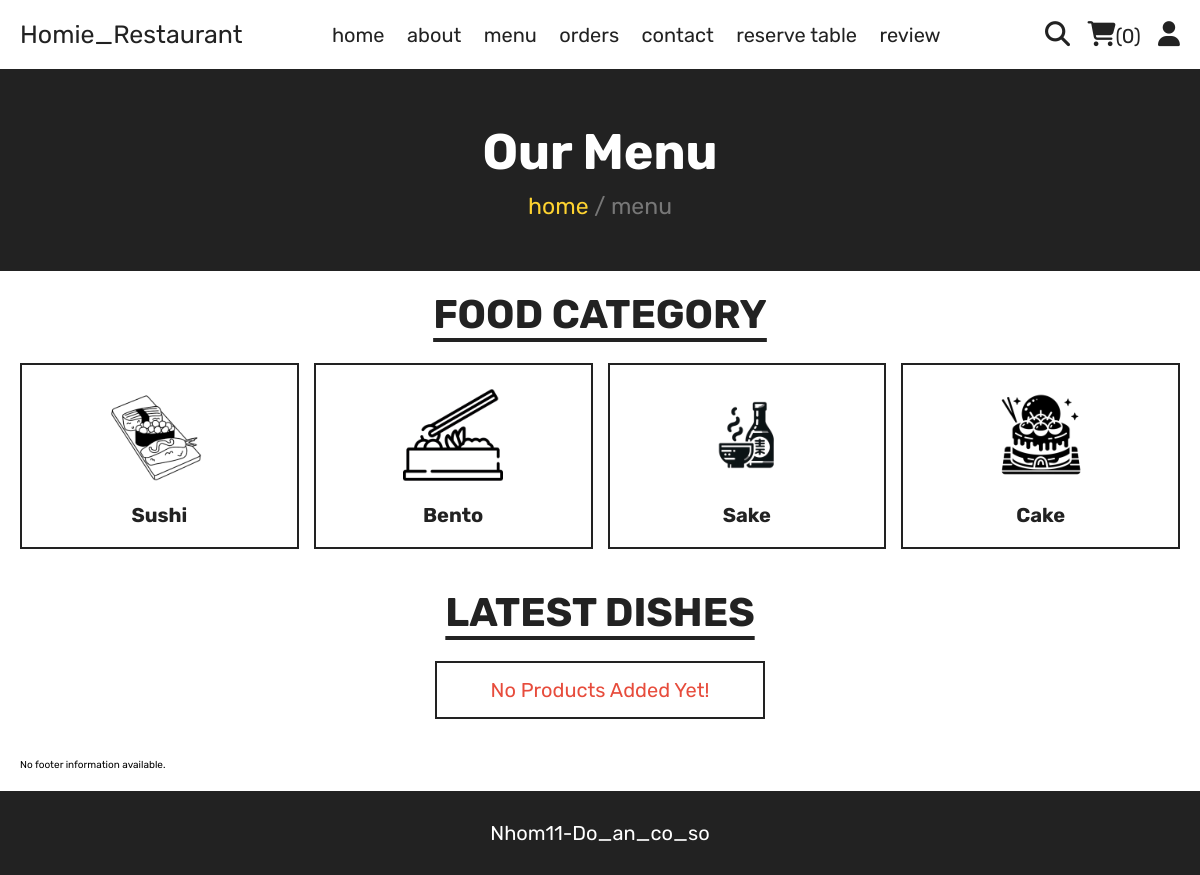
Page /menu.php on the earlier database version.
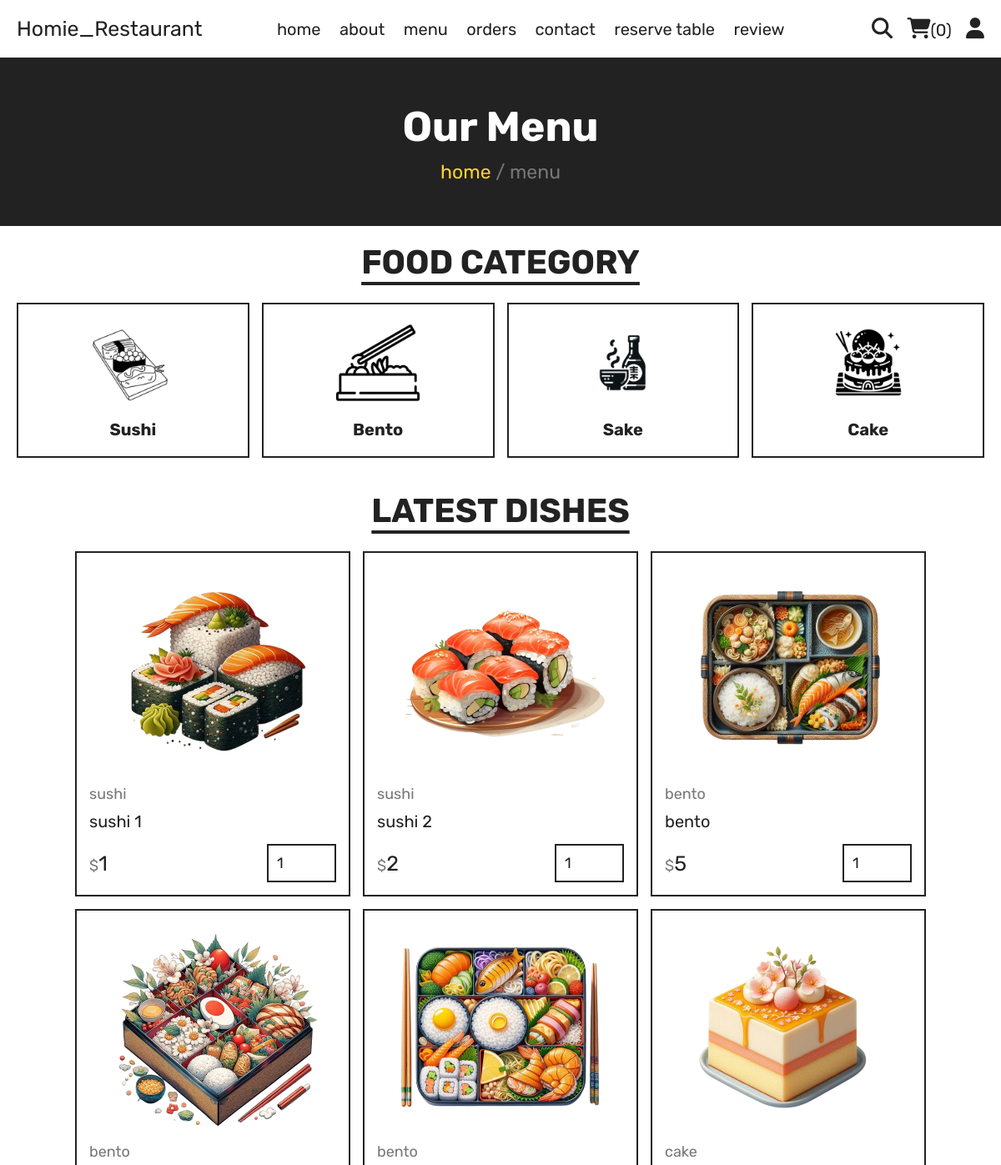
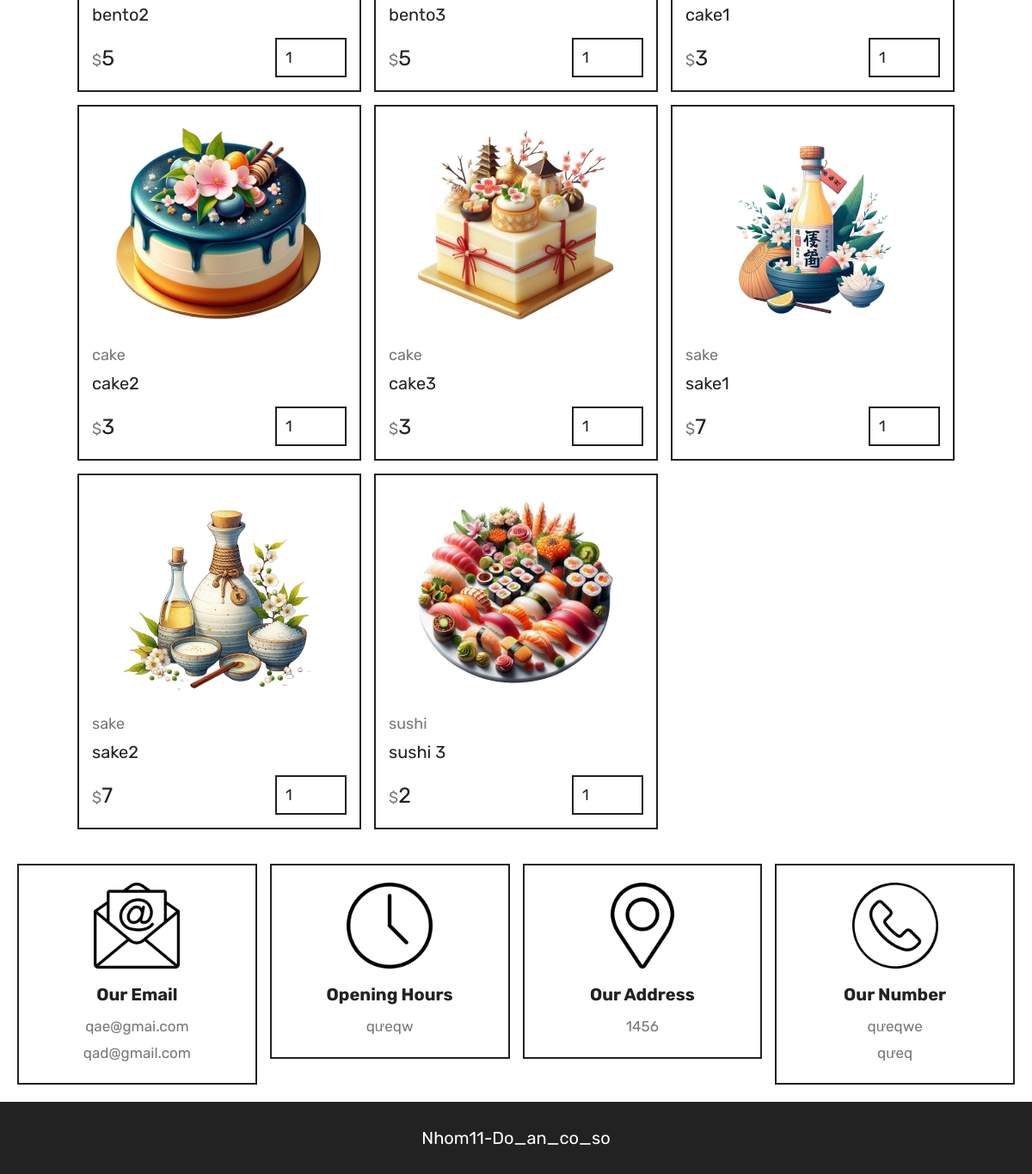
Same page on the later database version (2 pictures, top to bottom).
### tables this page shows
CREATE TABLE `products` (
  `id` int(100) NOT NULL,
  `name` varchar(100) NOT NULL,
  `category` varchar(100) NOT NULL,
  `price` int(10) NOT NULL,
  `image` varchar(100) NOT NULL
);

CREATE TABLE `footer` (
  `id` int(11) NOT NULL,
  `email1` varchar(255) NOT NULL,
  `email2` varchar(255) NOT NULL,
  `opening_hours` varchar(100) NOT NULL,
  `address` varchar(255) NOT NULL,
  `phone1` varchar(15) NOT NULL,
  `phone2` varchar(15) NOT NULL
);

### menu.php (the view, shortened to what this page needs)
<?php
include 'components/connect.php';
?>
<!DOCTYPE html>
<html lang="en">
<head>
   <link rel="stylesheet" href="https://cdnjs.cloudflare.com/ajax/libs/font-awesome/6.1.1/css/all.min.css">
   <link rel="stylesheet" href="css/style.css">
</head>
<body>
   <?php include 'components/user_header.php'; ?>
   <div class="heading">
      <h3>our menu</h3>
      <p><a href="home.php">home</a> <span> / menu</span></p>
   </div>
   <section class="category">
      <h1 class="title">food category</h1>
      <div class="box-container">
         <a href="category.php?category=sushi" class="box">
            <img src="images/cat-1.png" alt="">
            <h3>sushi</h3>
         </a>
         <a href="category.php?category=bento" class="box">
            <img src="images/cat-2.png" alt="">
            <h3>bento</h3>
         </a>
         <a href="category.php?category=sake" class="box">
            <img src="images/cat-3.png" alt="">
            <h3>sake</h3>
         </a>
         <a href="category.php?category=cake" class="box">
            <img src="images/cat-4.png" alt="">
            <h3>cake</h3>
         </a>
      </div>
   </section>
   <section class="products">
      <h1 class="title">latest dishes</h1>
      <div class="box-container">
         <?php
         $select_products = $conn->prepare("SELECT * FROM `products`");
         $select_products->execute();
         if ($select_products->rowCount() > 0) {
            while ($fetch_products = $select_products->fetch(PDO::FETCH_ASSOC)) {
               ?>
               <form action="" method="post" class="box">
                  <img src="uploaded_img/<?= $fetch_products['image']; ?>" alt="">
                  <a href="category.php?category=<?= $fetch_products['category']; ?>"
                     class="cat"><?= $fetch_products['category']; ?></a>
                  <div class="name"><?= $fetch_products['name']; ?></div>
                  <div class="flex">
                     <div class="price"><span>$</span><?= $fetch_products['price']; ?></div>
                     <input type="number" name="qty" class="qty" min="1" max="99" value="1" maxlength="2"">
         </div>
      </form>
      <?php
            }
         } else {
            echo '<p class="empty">no products added yet!</p>';
         }
         ?>
   </div>
</section>
<?php include 'components/footer.php'; ?>
</body>
</html>

### components/user_header.php (shortened to what this page needs)
<?php
if (isset($_SESSION['user_id'])) {
   $user_id = $_SESSION['user_id'];
} else {
   $user_id = '';
}
?>
<header class="header">
   <section class="flex">
      <a href="home.php" class="logo">Homie_Restaurant</a>
      <nav class="navbar">
         <a href="home.php">home</a>
         <a href="about.php">about</a>
         <a href="menu.php">menu</a>
         <a href="orders.php">orders</a>
         <a href="contact.php">contact</a>
         <a href="reserve_table.php">reserve table</a>
         <a href="write_review.php">review</a>
      </nav>
      <div class="icons">
         <?php
         $count_cart_items = $conn->prepare("SELECT * FROM `cart` WHERE user_id = ?");
         $count_cart_items->execute([$user_id]);
         $total_cart_items = $count_cart_items->rowCount();
         ?>
         <a href="search.php"><i class="fas fa-search"></i></a>
         <a href="cart.php"><i class="fas fa-shopping-cart"></i><span>(<?= $total_cart_items; ?>)</span></a>
         <div id="user-btn" class="fas fa-user"></div>
      </div>
   </section>
</header>

### components/footer.php
<footer class="footer">
   <section class="grid">
      <?php
      $select_footer = $conn->prepare("SELECT * FROM `footer` LIMIT 1");
      $select_footer->execute();
      $footer_info = $select_footer->fetch(PDO::FETCH_ASSOC);
      if ($footer_info) {
         ?>
         <div class="box">
            <img src="images/email-icon.png" alt="">
            <h3>Our Email</h3>
            <a
               href="mailto:<?= htmlspecialchars($footer_info['email1']); ?>"><?= htmlspecialchars($footer_info['email1']); ?></a>
            <a
               href="mailto:<?= htmlspecialchars($footer_info['email2']); ?>"><?= htmlspecialchars($footer_info['email2']); ?></a>
         </div>
         <div class="box">
            <img src="images/clock-icon.png" alt="">
            <h3>Opening Hours</h3>
            <p><?= htmlspecialchars($footer_info['opening_hours']); ?></p>
         </div>
         <div class="box">
            <img src="images/map-icon.png" alt="">
            <h3>Our Address</h3>
            <a href="#"><?= htmlspecialchars($footer_info['address']); ?></a>
         </div>
         <div class="box">
            <img src="images/phone-icon.png" alt="">
            <h3>Our Number</h3>
            <a
               href="tel:<?= htmlspecialchars($footer_info['phone1']); ?>"><?= htmlspecialchars($footer_info['phone1']); ?></a>
            <a
               href="tel:<?= htmlspecialchars($footer_info['phone2']); ?>"><?= htmlspecialchars($footer_info['phone2']); ?></a>
         </div>
         <?php
      } else {
         echo '<p>No footer information available.</p>';
      }
      ?>
   </section>
   <div class="credit">Nhom11-Do_an_co_so</div>
</footer>

### css/style.css (style rules this page uses)
:root { --yellow: #fed330; --red: #e74c3c; --white: #fff; --black: #222; --light-color: #777; --border: 0.2rem solid var(--black); }
h1 { text-align: center; margin-bottom: 20px; }
h1 { text-align: center; margin-bottom: 20px; font-size: 2.5rem; }
* { font-family: "Rubik", sans-serif; margin: 0; padding: 0; box-sizing: border-box; outline: none; border: none; text-decoration: none; }
html { font-size: 62.5%; overflow-x: hidden; scroll-behavior: smooth; stop-opacity: 7rem; }
section { margin: 0 auto; max-width: 1200px; padding: 2rem; }
.title { text-align: center; margin-bottom: 2.5rem; font-size: 4rem; color: var(--black); text-transform: uppercase; text-decoration: underline; text-underline-offset: 1rem; }
.heading { display: flex; align-items: center; justify-content: center; gap: 1rem; flex-flow: column; background-color: var(--black); min-height: 20rem; }
.heading h3 { font-size: 5rem; color: var(--white); text-transform: capitalize; }
.heading p { font-size: 2.3rem; color: var(--light-color); }
.heading p a { color: var(--yellow); }
.header { position: sticky; top: 0; left: 0; right: 0; z-index: 1000; background-color: var(--white); border-bottom: var(--border); }
.header .flex { display: flex; align-items: center; justify-content: space-between; position: relative; }
.header .flex .logo { font-size: 2.5rem; color: var(--black); }
.header .flex .navbar a { font-size: 2rem; color: var(--black); margin: 0 1rem; }
.header .flex .icons > * { margin-left: 1.5rem; font-size: 2.5rem; color: var(--black); cursor: pointer; }
.header .flex .icons span { font-size: 2rem; }
.category .box-container { display: grid; grid-template-columns: repeat(auto-fit, minmax(27rem, 1fr)); gap: 1.5rem; align-items: flex-start; }
.category .box-container .box { border: var(--border); padding: 2rem; text-align: center; }
.category .box-container .box img { width: 100%; height: 10rem; object-fit: contain; }
.category .box-container .box h3 { font-size: 2rem; margin-top: 1.5rem; color: var(--black); text-transform: capitalize; }
.products .box-container { display: grid; grid-template-columns: repeat(auto-fit, 33rem); justify-content: center; align-items: flex-start; gap: 1.5rem; }
.products .box-container .box { border: var(--border); padding: 1.5rem; position: relative; overflow: hidden; }
.products .box-container .box img { height: 25rem; width: 100%; object-fit: contain; margin-bottom: 1rem; }
.products .box-container .box .cat { font-size: 1.8rem; color: var(--light-color); }
.products .box-container .box .name { font-size: 2rem; color: var(--black); margin: 1rem 0; }
.products .box-container .box .flex { display: flex; align-items: center; gap: 1rem; margin-top: 1.5rem; }
.products .box-container .box .flex .price { margin-right: auto; font-size: 2.5rem; color: var(--black); }
.products .box-container .box .flex .price span { color: var(--light-color); font-size: 1.8rem; }
.products .box-container .box .flex .qty { padding: 1rem; border: var(--border); font-size: 1.8rem; color: var(--black); }
.footer .grid { display: grid; grid-template-columns: repeat(auto-fit, minmax(27rem, 1fr)); gap: 1.5rem; align-items: flex-start; }
.footer .grid .box { border: var(--border); padding: 2rem; text-align: center; }
.footer .grid .box img { height: 10rem; width: 100%; object-fit: contain; margin-bottom: 0.5rem; }
.footer .grid .box h3 { margin: 1rem 0; font-size: 2rem; color: var(--black); text-transform: capitalize; }
.footer .grid .box p, .footer .grid .box a { display: block; font-size: 1.7rem; color: var(--light-color); line-height: 1.8; }
.credit { padding: 3rem 2rem; text-align: center; background-color: var(--black); color: var(--white); font-size: 2rem; text-transform: capitalize; }
.empty { border: var(--border); padding: 1.5rem; text-align: center; width: 100%; font-size: 2rem; text-transform: capitalize; color: var(--red); }

Differences in the rows shown:
added products: image (picture), category "sushi", name "sushi 1", price "1"
added products: image (picture), category "sushi", name "sushi 2", price "2"
added products: image (picture), category "bento", name "bento", price "5"
added products: image (picture), category "bento", name "bento2", price "5"
added products: image (picture), category "bento", name "bento3", price "5"
added products: image (picture), category "cake", name "cake1", price "3"
added products: image (picture), category "cake", name "cake2", price "3"
added products: image (picture), category "cake", name "cake3", price "3"
added products: image (picture), category "sake", name "sake1", price "7"
added products: image (picture), category "sake", name "sake2", price "7"
added products: image (picture), category "sushi", name "sushi 3", price "2"
added footer: email1 "qae@gmai.com", email2 "qad@gmail.com", opening_hours "qưeqw", address "1456", phone1 "qưeqwe", phone2 "qưeq"
Other differences:
text no longer shown: "No Products Added Yet! No footer information available."
text now shown: "Our Email Opening Hours Our Address Our Number"
